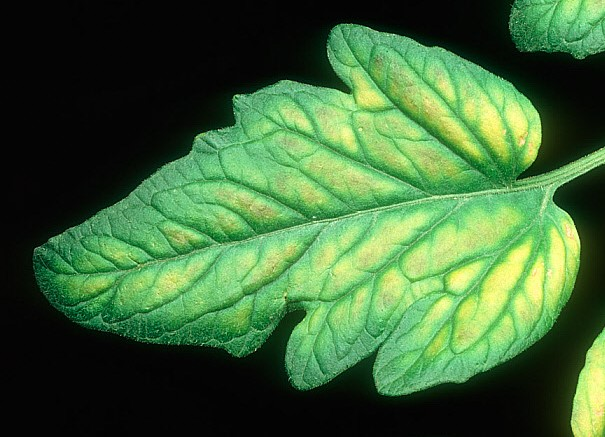
#> input picture images/1.jpg, 605 x 437 px
$ python analyze_leaf_deficiency_v4.py images/1.jpg
#> lines starting #> are read from the running program, lines starting #| are printed output that depends on the picture; after the words box and inside, x2 and y2 are one past the last pixel; in counts of white or black regions, pixels touching at a corner belong together
import cv2
import numpy as np
import sys
import os

def get_min_max_intensity(hsv_img, structural_mask, color_mask):
    """Calculates min and max brightness (V channel) where structure and color overlap."""
    combined_mask = cv2.bitwise_and(structural_mask, color_mask)
    v_channel = hsv_img[:, :, 2]
    pixels = v_channel[combined_mask == 255]

    if len(pixels) > 0:
        return int(np.min(pixels)), int(np.max(pixels))
    return 0, 0

def analyze_leaf_deficiency(image_path, report_file):
#> called with image_path = 'images/1.jpg'
    img = cv2.imread(image_path)
#> img is the input picture: shape (437, 605, 3); mean B, G, R 57.3, 103.3, 64
    if img is None:
        error_msg = f"Error: Could not load the leaf image from path: '{image_path}'\n"
        print(error_msg)
        report_file.write(error_msg)
        return

    img = cv2.resize(img, (600, 600))
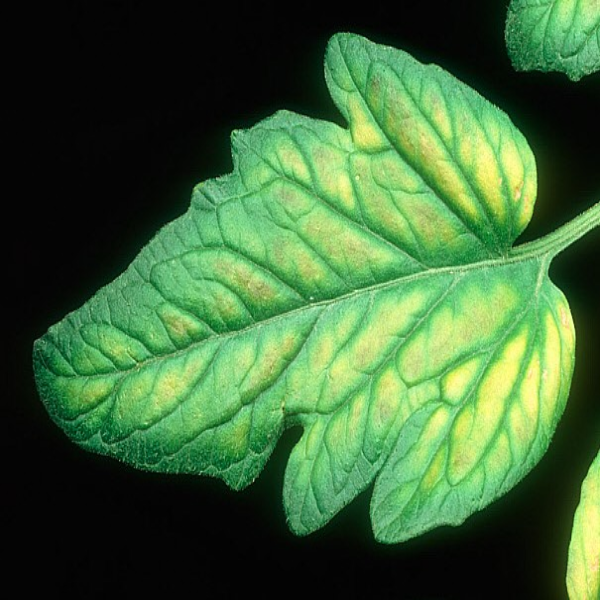
#> img: shape (600, 600, 3); mean B, G, R 57.3, 103.2, 63.9
    hsv = cv2.cvtColor(img, cv2.COLOR_BGR2HSV)
#> hsv: shape (600, 600, 3); mean H, S, V 40.8, 99.3, 103.2
    gray = cv2.cvtColor(img, cv2.COLOR_BGR2GRAY)
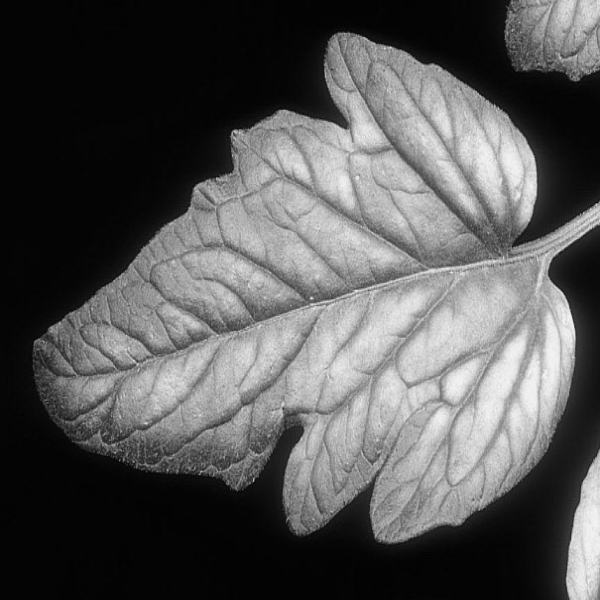
#> gray: shape (600, 600); min 0, max 245, mean 86.2

    # 1. Segment Leaf Body
    _, leaf_mask = cv2.threshold(gray, 0, 255, cv2.THRESH_BINARY + cv2.THRESH_OTSU)
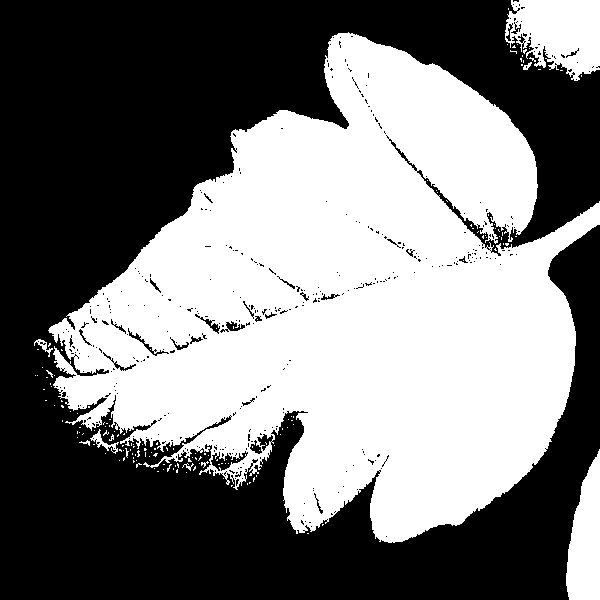
#> leaf_mask: shape (600, 600); 47.8% white; 161 white regions (152 under 20 px), largest, box (x1, y1, x2, y2) and area: (48, 32, 600, 543) 162150, (505, 0, 600, 81) 5483, (566, 449, 600, 600) 3616
    kernel_close = cv2.getStructuringElement(cv2.MORPH_ELLIPSE, (5, 5))
    leaf_mask = cv2.morphologyEx(leaf_mask, cv2.MORPH_CLOSE, kernel_close)
#> leaf_mask: shape (600, 600); 49.5% white; 23 white regions (20 under 20 px), largest, box (x1, y1, x2, y2) and area: (34, 32, 600, 543) 168251, (505, 0, 600, 81) 6281, (566, 449, 600, 600) 3616

    # 2. Dissect Structural Veins and Lamina
    kernel_vein = cv2.getStructuringElement(cv2.MORPH_CROSS, (15, 15))
    blackhat = cv2.morphologyEx(gray, cv2.MORPH_BLACKHAT, kernel_vein)
    _, vein_mask_raw = cv2.threshold(blackhat, 10, 255, cv2.THRESH_BINARY)
#> vein_mask_raw: shape (600, 600); 22.9% white; 2244 white regions (2145 under 20 px), largest, box (x1, y1, x2, y2) and area: (34, 35, 600, 540) 67813, (506, 0, 600, 78) 2988, (410, 205, 442, 229) 186
    vein_mask = cv2.bitwise_and(vein_mask_raw, leaf_mask)
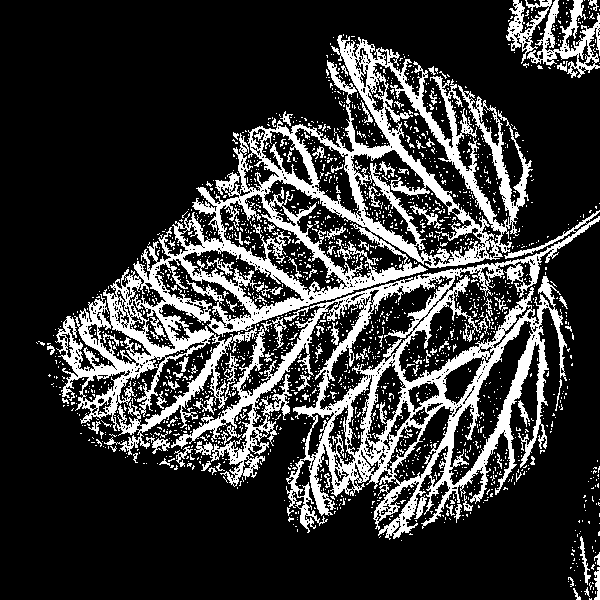
#> vein_mask: shape (600, 600); 21.6% white; 2121 white regions (2016 under 20 px), largest, box (x1, y1, x2, y2) and area: (55, 35, 533, 455) 36178, (171, 210, 600, 540) 26880, (527, 0, 600, 78) 1952
    lamina_mask = cv2.bitwise_and(leaf_mask, cv2.bitwise_not(vein_mask))
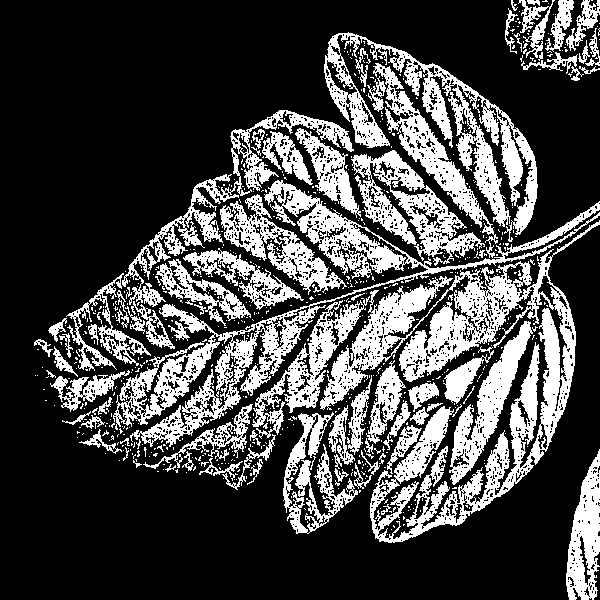
#> lamina_mask: shape (600, 600); 27.9% white; 772 white regions (691 under 20 px), largest, box (x1, y1, x2, y2) and area: (320, 220, 600, 543) 21942, (113, 180, 600, 447) 14477, (324, 32, 538, 242) 9343

    # 3. Define Precise HSV Ranges for All Target Colors [2]
    # Format: np.array([Hue, Saturation, Value])

    # Standard Green (Healthy, deep greens)
    lower_green = np.array([36, 60, 40])
    upper_green = np.array([85, 255, 255])

    # Yellow (Chlorosis from Mg / N deficiency)
    lower_yellow = np.array([21, 60, 80])
    upper_yellow = np.array([35, 255, 255])

    # Pale Green (Early wilting, low nitrogen fade)
    lower_pale_green = np.array([36, 15, 100])
    upper_pale_green = np.array([85, 59, 255])

    # Brown / Scorched (K deficiency margin necrosis, tissue death)
    lower_brown = np.array([5, 50, 30])
    upper_brown = np.array([20, 255, 180])

    # Dark Purple / Reddish Purple (Phosphorus or severe stress signatures)
    lower_purple = np.array([130, 40, 20])
    upper_purple = np.array([175, 255, 150])

    # 4. Generate Color Extraction Binary Masks
    masks = {
        'Green': cv2.inRange(hsv, lower_green, upper_green),
        'Yellow': cv2.inRange(hsv, lower_yellow, upper_yellow),
        'Pale Green': cv2.inRange(hsv, lower_pale_green, upper_pale_green),
        'Brown/Scorched': cv2.inRange(hsv, lower_brown, upper_brown),
        'Dark Purple': cv2.inRange(hsv, lower_purple, upper_purple)
    }

    # 5. Compile Diagnostic Results Dataset
    vein_total_pixels = np.sum(vein_mask == 255)
#> vein_total_pixels = 77699
    lamina_total_pixels = np.sum(lamina_mask == 255)
#> lamina_total_pixels = 100482

    report_text = f"\nIMAGE FILE: {os.path.basename(image_path)}\n"
    report_text += "="*85 + "\n"
    report_text += f"{'SEGMENT':<12} | {'COLOR':<15} | {'AREA %':<10} | {'INTENSITY RANGE (MIN - MAX)':<30}\n"
    report_text += "="*85 + "\n"

    # Process structural evaluation data
    for seg_name, seg_mask, total_pix in [('VEINS', vein_mask, vein_total_pixels), ('LAMINA', lamina_mask, lamina_total_pixels)]:
        if total_pix == 0:
            continue
        first_row = True
        for color_name, color_mask in masks.items():
            overlapping_pixels = np.sum(cv2.bitwise_and(seg_mask, color_mask) == 255)
            area_pct = (overlapping_pixels / total_pix) * 100
            c_min, c_max = get_min_max_intensity(hsv, seg_mask, color_mask)

            display_name = seg_name if first_row else ""
            report_text += f"{display_name:<12} | {color_name:<15} | {area_pct:>8.1f}% | [Min: {c_min:>3}, Max: {c_max:>3}]\n"
            first_row = False
        report_text += "-"*85 + "\n"
#> this loop made 2 passes
#> (seg_name, total_pix) on passes 1 to 2: ('VEINS', 77699), ('LAMINA', 100482)
#> pass 1, in get_min_max_intensity, `v_channel = hsv_img[:, :, 2]`:
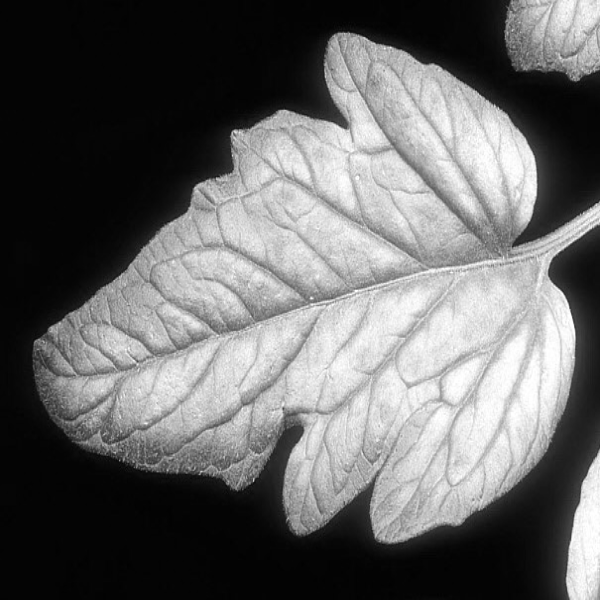
#> v_channel: shape (600, 600); min 1, max 255, mean 103.2
#> pass 1, in get_min_max_intensity (call 2), `combined_mask = cv2.bitwise_and(structural_mask, color_mask)`:
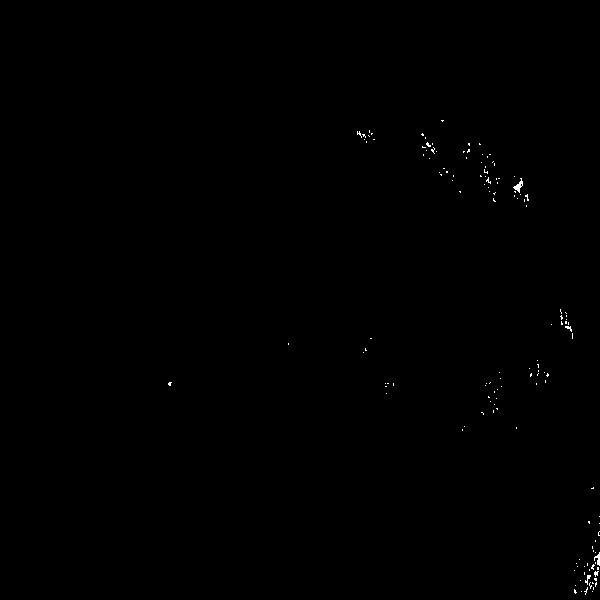
#> combined_mask: shape (600, 600); 0.17% white in thin lines or dots, all inside (x1, y1, x2, y2) = (168, 120, 600, 595)

    # 6. Basic Structural Diagnosis Alerts
    # Pull percentages directly to provide quick hints
    l_yellow_pct = (np.sum(cv2.bitwise_and(lamina_mask, masks['Yellow']) == 255) / lamina_total_pixels) * 100 if lamina_total_pixels > 0 else 0
#> l_yellow_pct = 7.33
    l_brown_pct = (np.sum(cv2.bitwise_and(lamina_mask, masks['Brown/Scorched']) == 255) / lamina_total_pixels) * 100 if lamina_total_pixels > 0 else 0
#> l_brown_pct = 0
    l_purple_pct = (np.sum(cv2.bitwise_and(lamina_mask, masks['Dark Purple']) == 255) / lamina_total_pixels) * 100 if lamina_total_pixels > 0 else 0
#> l_purple_pct = 0
    l_pale_pct = (np.sum(cv2.bitwise_and(lamina_mask, masks['Pale Green']) == 255) / lamina_total_pixels) * 100 if lamina_total_pixels > 0 else 0
#> l_pale_pct = 0.0129

    alerts = []
    if l_brown_pct > 15: alerts.append("⚠️ HIGH NEUROTIC BROWN DETECTED: Review Potassium (K) Margin Scorch.")
    if l_purple_pct > 10: alerts.append("⚠️ PURPLE ANOMALY DETECTED: Check Phosphorus status or heavy anthocyanin stress.")
    if l_pale_pct > 30:  alerts.append("⚠️ HIGH PALE GREEN AREA: Possible early wilting or moisture transport stress.")
    if l_yellow_pct > 35: alerts.append("⚠️ HIGH YELLOW AREA: Active Chlorosis (Reference previous Mg vs N logic).")

    if not alerts:
        alerts.append("✅ Tissue areas align standard color composition profile bounds.")

    report_text += "DIAGNOSTIC ALERTS:\n" + "\n".join(alerts) + "\n"
    report_text += "="*85 + "\n"

    print(report_text)
#| IMAGE FILE: 1.jpg
#| =====================================================================================
#| SEGMENT      | COLOR           | AREA %     | INTENSITY RANGE (MIN - MAX)
#| =====================================================================================
#| VEINS        | Green           |     99.2% | [Min:  49, Max: 251]
#|              | Yellow          |      0.8% | [Min: 161, Max: 251]
#> (further printed lines are left out)
    report_file.write(report_text)

    # 7. Multi-Color Target Visualization Maps
    canvas = img.copy()
    # Draw colored boundaries over the original image for visual feedback
    canvas[masks['Brown/Scorched'] == 255] = [0, 69, 139]   # Brown highlights
    canvas[masks['Dark Purple'] == 255] = [128, 0, 128]    # Purple highlights
    canvas[masks['Pale Green'] == 255] = [200, 255, 200]   # Light tint for pale green
#> canvas: shape (600, 600, 3); under 0.01% of pixels changed, all inside (x1, y1, x2, y2) = (34, 43, 452, 482)

    cv2.imshow("Original Leaf Specimen", img)
    cv2.imshow("Multi-Deficiency Color Analysis Overlays", canvas)

    cv2.waitKey(0)
    cv2.destroyAllWindows()
    cv2.waitKey(1)

if __name__ == "__main__":
    if len(sys.argv) < 2:
        print("Usage: python script_name.py <leaf_image1> <leaf_image2> ...")
        sys.exit(1)

    report_filename = "expanded_leaf_report.txt"
    #with open(report_filename, "w") as f:
    with open(report_filename, "w", encoding="utf-8") as f:
        f.write("="*85 + "\n")
        f.write("                     ADVANCED MULTI-NUTRIENT DEFICIENCY MATRIX                  \n")
        f.write("="*85 + "\n")

        for i in range(1, len(sys.argv)):
            analyze_leaf_deficiency(sys.argv[i], f)

    print(f"\nProcessing complete. Metrics saved to '{report_filename}'.")

$ run again, on images/2.jpg
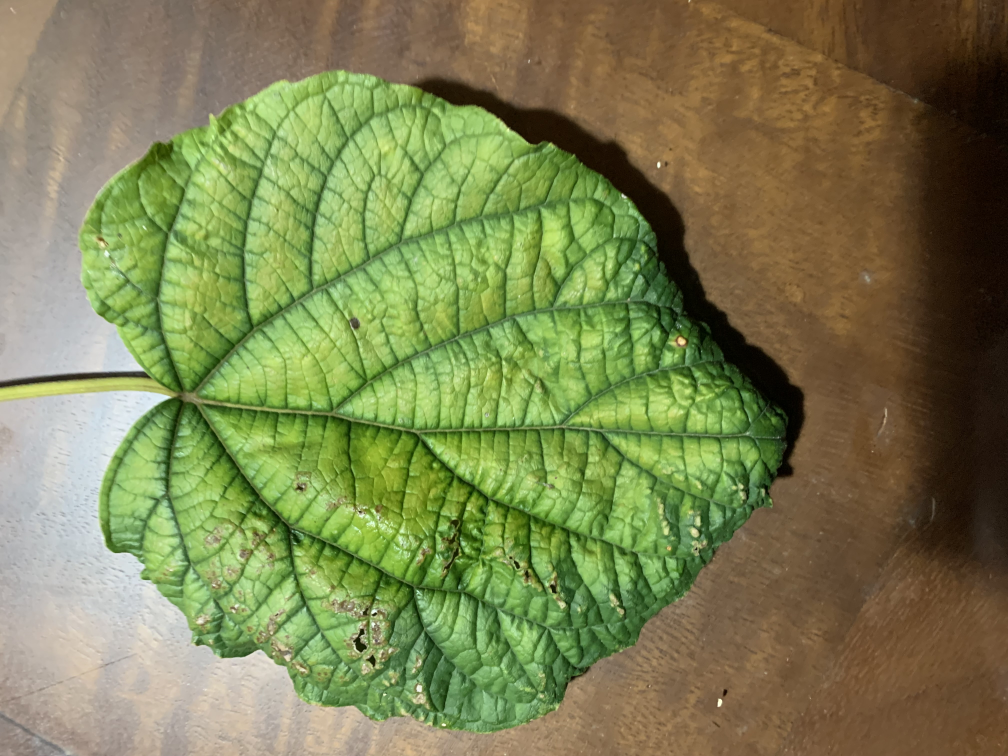
#> input picture images/2.jpg, 4032 x 3024 px (shown at 1/4 size)
#> in analyze_leaf_deficiency, img is the input picture: shape (3024, 4032, 3); mean B, G, R 81.6, 129.3, 123.8
#> img: shape (600, 600, 3)
#> hsv: shape (600, 600, 3); mean H, S, V 31.4, 120.5, 140.6
#> in analyze_leaf_deficiency, `_, leaf_mask = cv2.threshold(gray, 0, 255, cv2.THRESH_BINARY + cv2.THR..`:
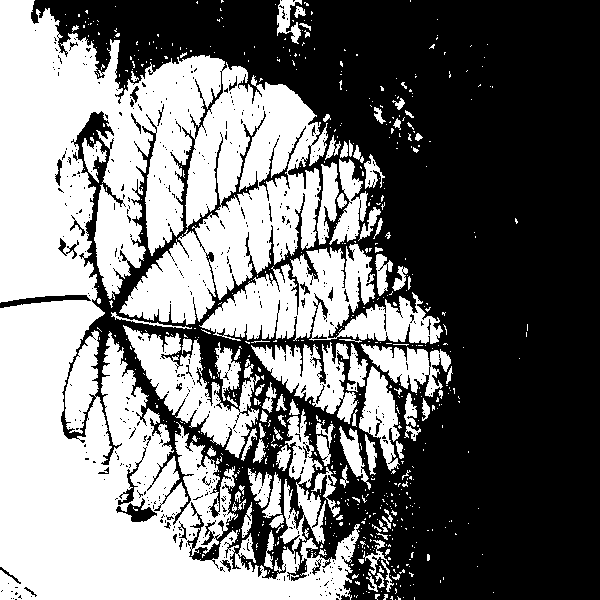
#> leaf_mask: shape (600, 600); 45.9% white; 665 white regions (564 under 20 px), largest, box (x1, y1, x2, y2) and area: (0, 0, 360, 600) 123374, (199, 244, 443, 344) 11784, (123, 325, 260, 458) 6267
#> vein_mask_raw: shape (600, 600); 30.6% white; 4217 white regions (4039 under 20 px), largest, box (x1, y1, x2, y2) and area: (0, 59, 479, 600) 89887, (428, 32, 467, 62) 320, (275, 69, 302, 91) 280
#> vein_mask: shape (600, 600); 19.4% white; 1957 white regions (1841 under 20 px), largest, box (x1, y1, x2, y2) and area: (0, 59, 448, 465) 38024, (60, 332, 257, 600) 11489, (252, 410, 336, 600) 4494
#> lamina_mask: shape (600, 600); 32.9% white; 1258 white regions (893 under 20 px), largest, box (x1, y1, x2, y2) and area: (0, 301, 405, 600) 33433, (0, 0, 228, 301) 25057, (94, 206, 129, 308) 1407
#> vein_total_pixels = 70014
#> lamina_total_pixels = 118421
#> the loop in analyze_leaf_deficiency, `for seg_name, seg_mask, total_pix in [('VEINS', vein_mask, vein_total_..` made 2 passes
#> (seg_name, total_pix) on passes 1 to 2: ('VEINS', 70014), ('LAMINA', 118421)
#> l_yellow_pct = 1.12
#> l_brown_pct = 9.71
#> l_purple_pct = 0
#> l_pale_pct = 0.471
#| IMAGE FILE: 2.jpg
#| =====================================================================================
#| SEGMENT      | COLOR           | AREA %     | INTENSITY RANGE (MIN - MAX)
#| =====================================================================================
#| VEINS        | Green           |     87.7% | [Min:  40, Max: 231]
#|              | Yellow          |      2.5% | [Min:  80, Max: 215]
#> (further printed lines are left out)
#> in analyze_leaf_deficiency, `canvas[masks['Pale Green'] == 255] = [200, 255, 200]`:
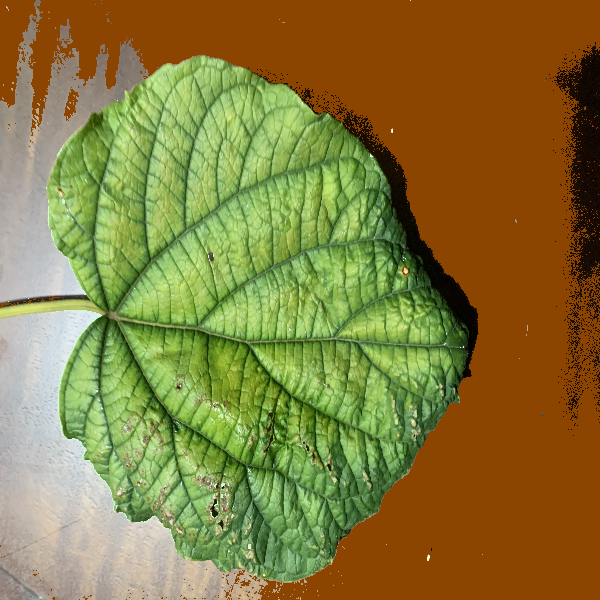
#> canvas: shape (600, 600, 3); mean B, G, R 59.3, 122.8, 134.5
